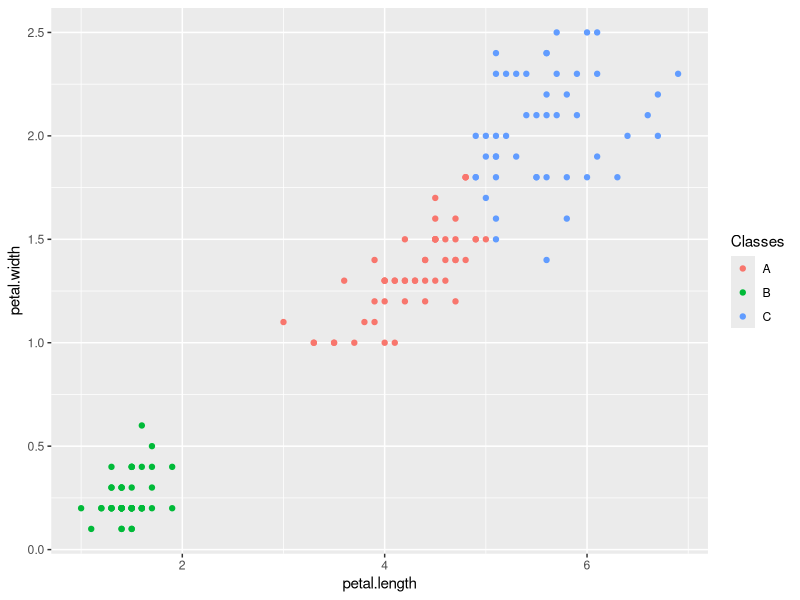
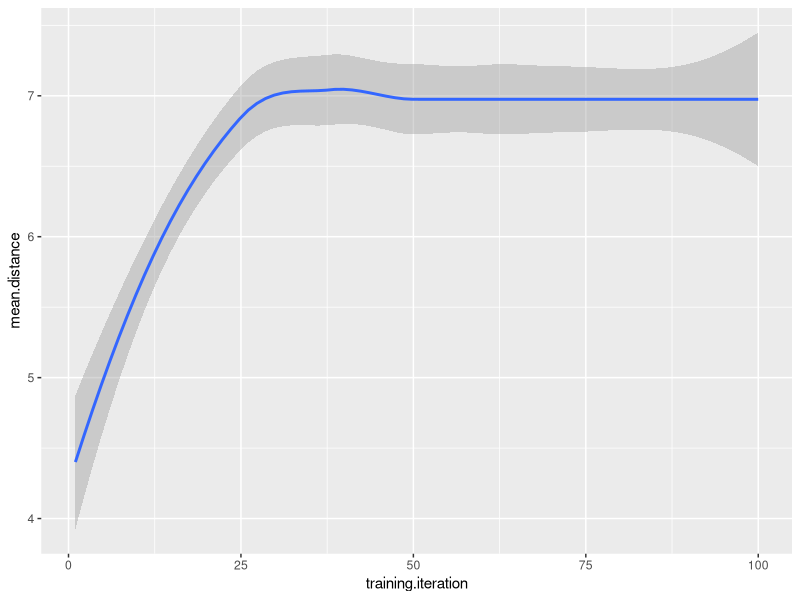

Write the R code that produced these figures, in order.
install.packages("ggplot2")
library("ggplot2")
data("iris")

#a(1.4, 0.1)
#b(1.3, 0.2)
#c(1.7, 0.1)
xa=1.4
ya=0.1
xb=1.3
yb=0.2
xc=1.7
yc=0.1
j=0
j_cluster=c()

#100 iteration. When j=100, it means that it has finished 100 iterations
while(j<100){
  a=1
  b=1
  c=1
  distance_1=c()
  distance_2=c()
  distance_3=c()
  cluster_a_distance=c()
  cluster_a_x=c()
  cluster_a_y=c()
  cluster_b_distance=c()
  cluster_b_x=c()
  cluster_b_y=c()
  cluster_c_distance=c()
  cluster_c_x=c()
  cluster_c_y=c()
  
  #calculate the mean distance. a starts from 1. There are 150 samples
  while(a<151){
    x=iris[a,3]
    y=iris[a,4]
    a_distance = (xa-x)**2+(ya-y)**2
    distance_1=c(distance_1,a_distance)
    
    b_distance=(xb-x)**2+(yb-y)**2
    distance_2=c(distance_2,b_distance)
    
    c_distance=(xc-x)**2+(yc-y)**2
    distance_3=c(distance_3,c_distance)
    
    a=a+1
    b=b+1
    c=c+1}
  
  #distance comparison
  A_count=0
  B_count=0
  C_count=0
  
  i=1
  while(i<151){
    if(distance_1[i]>distance_2[i]){
      if(distance_3[i]>distance_1[i]){
        cluster_b_x=c(cluster_b_x,iris[i,3])
        cluster_b_y=c(cluster_b_y,iris[i,4])
        cluster_b_distance=c(cluster_b_distance,distance_3[i])
        B_count=B_count+1
      }
      else{
        if(distance_2[i]>distance_3[i]){
          cluster_c_x=c(cluster_c_x,iris[i,3])
          cluster_c_y=c(cluster_c_y,iris[i,4])
          cluster_c_distance=c(cluster_c_distance,distance_3[i])
          C_count=C_count+1
        }
        else{
          cluster_b_x=c(cluster_b_x,iris[i,3])
          cluster_b_y=c(cluster_b_y,iris[i,4])
          cluster_b_distance=c(cluster_b_distance,distance_2[i])
          B_count=B_count+1
        }
      }
    }
    else{
      if(distance_3[i]>distance_2[i]){
        cluster_a_x=c(cluster_a_x,iris[i,3])
        cluster_a_y=c(cluster_a_y,iris[i,4])
        cluster_a_distance=c(cluster_a_distance,distance_1[i])
        A_count=A_count+1
      }
      else{
        if(distance_1[i]>distance_3[i]){
          cluster_c_x=c(cluster_c_x,iris[i,3])
          cluster_c_y=c(cluster_c_y,iris[i,4])
          cluster_c_distance=c(cluster_c_distance,distance_3[i])
          C_count=C_count+1
        }
        else{
          cluster_a_x=c(cluster_a_x,iris[i,3])
          cluster_a_y=c(cluster_a_y,iris[i,4])
          cluster_a_distance=c(cluster_a_distance,distance_1[i])
          A_count=A_count+1
        }
      }
      
    }
    i=i+1
  }
  
  #J cluster calculation
  j_value=0
  j_sum_a=0
  A=1
  j_sum_b=0
  B=1
  j_sum_c=0
  C=1
  while(A<=A_count){
    j_sum_a=j_sum_a+(cluster_a_distance[A])
    A=A+1
  }
  while(B<=B_count){
    j_sum_b=j_sum_b+(cluster_b_distance[B])
    B=B+1
  }
  while(C<=C_count){
    j_sum_c=j_sum_c+(cluster_c_distance[C])
    C=C+1
  }
  
  j_value=(j_sum_a+j_sum_b+j_sum_c)/150
  j_cluster=c(j_cluster,j_value)
  
  #New cluster centroids, also the new xa,xb..
  xA=0
  yA=0
  count_a=1
  while(count_a<=A_count){
    xA=xA+cluster_a_x[count_a]
    yA=yA+cluster_a_y[count_a]
    count_a=count_a+1
  }
  
  xB=0
  yB=0
  count_b=1
  while(count_b<=B_count){
    xB=xB+cluster_b_x[count_b]
    yB=yB+cluster_b_y[count_b]
    count_b=count_b+1
  }
  xC=0
  yC=0
  count_c=1
  while(count_c<=C_count){
    xC=xC+cluster_c_x[count_c]
    yC=yC+cluster_c_y[count_c]
    count_c=count_c+1
  }
  
  
  
  #values of new cluster centroids
  xa=xA/A_count
  ya=yA/A_count
  xb=xB/B_count
  yb=yB/B_count
  xc=xC/C_count
  yc=yC/C_count
  
  j=j+1}


#j should become to 100 after 100th iteration
#After iterations, it is the time to plot

#Clustering dataframe
clustering_x=c()
clustering_y=c()
clustering_classes=c()

a_xy=1
while(a_xy<=A_count){
  clustering_x=c(clustering_x,cluster_a_x[a_xy])
  clustering_y=c(clustering_y,cluster_a_y[a_xy])
  clustering_classes=c(clustering_classes,'A')
  a_xy=a_xy+1
}
b_xy=1
while(b_xy<=B_count){
  clustering_x=c(clustering_x,cluster_b_x[b_xy])
  clustering_y=c(clustering_y,cluster_b_y[b_xy])
  clustering_classes=c(clustering_classes,'B')
  b_xy=b_xy+1
}
c_xy=1
while(c_xy<=C_count){
  clustering_x=c(clustering_x,cluster_c_x[c_xy])
  clustering_y=c(clustering_y,cluster_c_y[c_xy])
  clustering_classes=c(clustering_classes,'C')
  c_xy=c_xy+1
}
clustering=data.frame(clustering_x,clustering_y,clustering_classes)
names(clustering)=c("petal.length","petal.width","Classes")

#Clustering Ploting
g_c=ggplot(data=clustering)+
  geom_point(mapping=aes(x=petal.length, y=petal.width, color=Classes))
print(g_c)

#Training iteration dataframe
j_time=c()
j_t=1
while(j_t<=j){
  j_time=c(j_time,j_t)
  j_t=j_t+1
}
iteration=data.frame(j_time,j_cluster)
names(iteration)=c("training.iteration","mean.distance")

#Training iteration ploting
g_t=ggplot(data=iteration)+
  geom_smooth(mapping=aes(x=training.iteration, y=mean.distance))
print(g_t)
